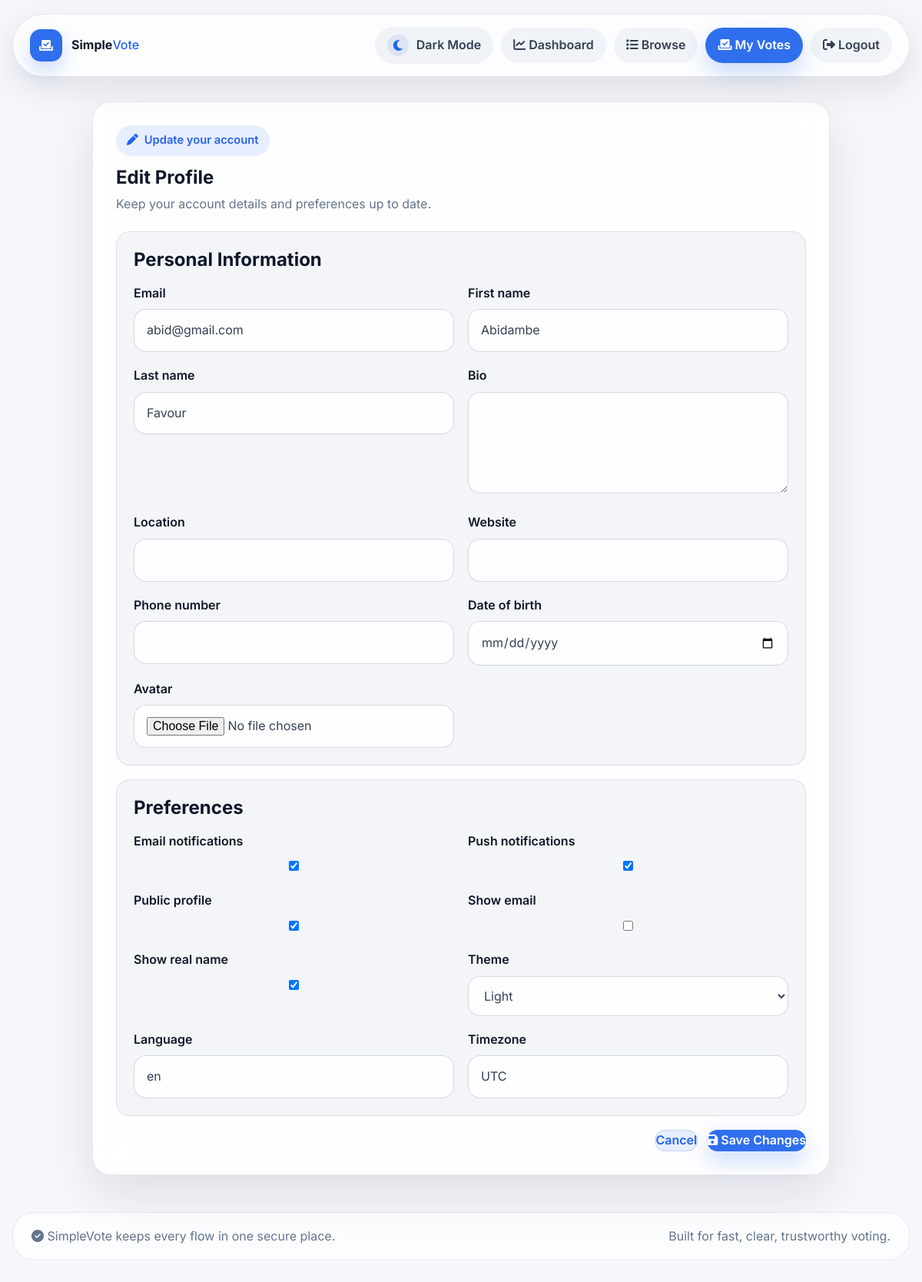
The page /accounts/profile/ (signed in) on the database its author committed.
### accounts/models.py (models this page shows, shortened)
class User(AbstractUser):
    email = models.EmailField(unique=True)
    bio = models.TextField(max_length=500, blank=True)
    avatar = models.ImageField(upload_to='avatars/', blank=True, null=True)
    date_of_birth = models.DateField(null=True, blank=True)
    location = models.CharField(max_length=100, blank=True)
    website = models.URLField(blank=True)
    phone_number = models.CharField(max_length=20, blank=True)
    is_verified = models.BooleanField(default=False)
    last_seen = models.DateTimeField(default=timezone.now)
    created_at = models.DateTimeField(auto_now_add=True)
    USERNAME_FIELD = 'email'
    REQUIRED_FIELDS = ['username']
    class Meta:
        ordering = ['-date_joined']

class UserProfile(models.Model):
    user = models.OneToOneField(User, on_delete=models.CASCADE, related_name='profile')
    email_notifications = models.BooleanField(default=True)
    push_notifications = models.BooleanField(default=True)
    public_profile = models.BooleanField(default=True)
    show_email = models.BooleanField(default=False)
    show_real_name = models.BooleanField(default=True)
    theme = models.CharField(max_length=20, choices=[
        ('light', 'Light'),
        ('dark', 'Dark'),
        ('auto', 'Auto')
    ], default='light')
    language = models.CharField(max_length=10, default='en')
    timezone = models.CharField(max_length=50, default='UTC')

### accounts/views.py (the view, shortened to what this page needs)
# urls.py: path('profile/', views.ProfileUpdateView.as_view(), name='edit_profile'),
class ProfileUpdateView(LoginRequiredMixin, UpdateView):
    model = User
    form_class = UserUpdateForm
    template_name = 'accounts/edit_profile.html'
    def get_object(self):
        return self.request.user
    def get_context_data(self, **kwargs):
        context = super().get_context_data(**kwargs)
        profile, _ = UserProfile.objects.get_or_create(user=self.request.user)
        if 'profile_form' in kwargs:
            context['profile_form'] = kwargs['profile_form']
        elif self.request.POST:
            context['profile_form'] = UserProfileForm(self.request.POST, instance=profile)
        else:
            context['profile_form'] = UserProfileForm(instance=profile)
        return context

### accounts/forms.py
class UserProfileForm(forms.ModelForm):
    language = forms.CharField(
        required=False,
        widget=forms.TextInput(attrs={'class': 'form-control'})
    )
    timezone = forms.CharField(
        required=False,
        widget=forms.TextInput(attrs={'class': 'form-control'})
    )
    class Meta:
        model = UserProfile
        fields = ('email_notifications', 'push_notifications', 'public_profile',
                 'show_email', 'show_real_name', 'theme', 'language', 'timezone')
        widgets = {
            'theme': forms.Select(attrs={'class': 'form-control'}),
            'language': forms.Select(attrs={'class': 'form-control'}),
            'timezone': forms.Select(attrs={'class': 'form-control'}),
        }

### templates/accounts/edit_profile.html (shortened to what this page needs)
{% extends 'base.html' %}
{% block content %}
<div class="edit-layout">
    <section class="edit-card card">
        <span class="eyebrow"><i class="fas fa-pen"></i> Update your account</span>
        <h1 style="margin: 14px 0 8px;">Edit Profile</h1>
        <p style="margin-bottom: 22px;">Keep your account details and preferences up to date.</p>
        <form method="post" enctype="multipart/form-data">
            <div class="form-section">
                <h2 style="margin-bottom: 16px;">Personal Information</h2>
                <div class="form-grid">
                    {% for field in form %}
                        <div>
                            <label for="{{ field.id_for_label }}">{{ field.label }}</label>
                            {{ field }}
                        </div>
                    {% endfor %}
                </div>
            </div>
            <div class="form-section">
                <h2 style="margin-bottom: 16px;">Preferences</h2>
                <div class="form-grid">
                    {% for field in profile_form %}
                        <div>
                            <label for="{{ field.id_for_label }}">{{ field.label }}</label>
                            {{ field }}
                        </div>
                    {% endfor %}
                </div>
            </div>
            <div class="form-actions">
                <a href="{% url 'accounts:profile' request.user.username %}" class="btn btn-secondary">Cancel</a>
                <button type="submit" class="btn btn-primary"><i class="fas fa-floppy-disk"></i> Save Changes</button>
            </div>
        </form>
    </section>
</div>
{% endblock %}

### templates/base.html (style rules this page uses)
:root { color-scheme: light; --bg: #f5f7fb; --bg-elevated: #ffffff; --bg-soft: #e9eff8; --surface: rgba(255, 255, 255, 0.88); --surface-strong: rgba(255, 255, 255, 0.96); --surface-border: rgba(15, 23, 42, 0.09); --surface-shadow: 0 24px 60px rgba(15, 23, 42, 0.10); --text: #334155; --muted: #64748b; --heading: #0f172a; --primary: #2f6fed; --primary-strong: #1f5bd8; --primary-soft: rgba(37, 99, 235, 0.10); --success: #16a34a; --warning: #d97706; --danger: #dc2626; --accent-text: #2563eb; --accent-contrast: #ffffff; --accent-soft: rgba(37, 99, 235, 0.10); --line: rgba(15, 23, 42, 0.10); --line-strong: rgba(15, 23, 42, 0.16); --field-bg: rgba(255, 255, 255, 0.92); --field-focus-bg: #ffffff; --field-border: rgba(148, 163, 184, 0.40); --field-placeholder: #94a3b8; --nav-bg: rgba(255, 255, 255, 0.78); --nav-shadow: 0 14px 40px rgba(15, 23, 42, 0.10); --footer-bg: rgba(255, 255, 255, 0.70); --footer-text: #64748b; --chip-bg: rgba(148, 163, 184, 0.12); --chip-hover: rgba(148, 163, 184, 0.18); --panel-muted: rgba(148, 163, 184, 0.10); --panel-hover: rgba(255, 255, 255, 0.98); --status-success-bg: rgba(22, 163, 74, 0.12); --status-success-text: #15803d; --status-warning-bg: rgba(217, 119, 6, 0.12); --status-warning-text: #b45309; --status-danger-bg: rgba(220, 38, 38, 0.12); --status-danger-text: #b91c1c; --status-primary-bg: rgba(37, 99, 235, 0.12); --status-primary-text: #1d4ed8; --info-text: #2563eb; --success-text: #15803d; --warning-text: #b45309; --danger-text: #dc2626; --icon-soft: rgba(37, 99, 235, 0.12); --icon-color: #2563eb; --soft-ring: 0 0 0 4px rgba(37, 99, 235, 0.12); --radius-lg: 24px; --radius-md: 18px; --radius-sm: 12px; --content-width: 1180px; --card-bg: var(--surface); --text-primary: var(--heading); --text-secondary: var(--muted); --text-muted: var(--muted); --primary-light: var(--primary-soft); --success-light: var(--status-success-bg); --danger-light: var(--status-danger-bg); --danger-dark: #b91c1c; --primary-dark: var(--primary-strong); --surface-hover: var(--panel-hover); }
* { box-sizing: border-box; margin: 0; padding: 0; }
html { min-height: 100%; background: var(--bg); transition: background 0.3s ease; }
body { min-height: 100vh; font-family: 'Inter', -apple-system, BlinkMacSystemFont, 'Segoe UI', sans-serif; line-height: 1.6; color: var(--text); background: transparent; transition: color 0.3s ease; }
a { color: inherit; }
.site-nav-links a, .site-nav-links button, .btn, button, input[type="submit"] { border: none; border-radius: 999px; background: var(--chip-bg); color: var(--text); text-decoration: none; font: inherit; font-weight: 600; cursor: pointer; transition: background 0.2s ease, transform 0.2s ease, border-color 0.2s ease, color 0.2s ease; }
.btn-primary, .site-nav-links .btn-primary { background: var(--primary); color: var(--accent-contrast); box-shadow: 0 12px 28px rgba(37, 99, 235, 0.24); }
.btn-secondary { background: var(--accent-soft); color: var(--accent-text); border: 1px solid rgba(37, 99, 235, 0.18); }
.page-shell, .page-panel, .card, .section-card, .stat-card, .poll-card, .auth-card, .empty-state, .content-card, .admin-header, .user-header, .filters-section, .page-header, .create-poll-card, .poll-header-card, .results-chart { background: var(--surface); border: 1px solid var(--surface-border); border-radius: var(--radius-lg); box-shadow: var(--surface-shadow); backdrop-filter: blur(16px); transition: background 0.3s ease, border-color 0.3s ease, box-shadow 0.3s ease; }
.eyebrow { display: inline-flex; align-items: center; gap: 8px; padding: 8px 14px; border-radius: 999px; background: var(--primary-soft); color: var(--accent-text); font-size: 0.92rem; font-weight: 600; }
h1, h2, h3, h4, h5, h6 { color: var(--heading); line-height: 1.2; }
p { color: var(--muted); }
label, .form-label { display: block; margin-bottom: 8px; color: var(--heading); font-weight: 600; }
input, textarea, select { width: 100%; padding: 14px 16px; border-radius: 16px; border: 1px solid var(--field-border); background: var(--field-bg); color: var(--text); font: inherit; outline: none; transition: border-color 0.2s ease, box-shadow 0.2s ease, background 0.2s ease; }
input::placeholder, textarea::placeholder { color: var(--field-placeholder); }

### rows shown on the page
User: form "abid@gmail.com" "Abidambe" "Favour"
UserProfile: profile_form "☑" "☑" "☑" "☑" "Light" "en" "UTC"

### other values the page prints
{{ field.label }} "Email" "First name" "Last name" "Bio" "Location" "Website" "Phone number" "Date of birth" "Avatar"
{{ field.label }} "Email notifications" "Push notifications" "Public profile" "Show email" "Show real name" "Theme" "Language" "Timezone"
